Frame 1 (no input): blank canvas, image omitted
Frame 60 (the mouse pressed at the canvas centre just before this capture): blank canvas, image omitted
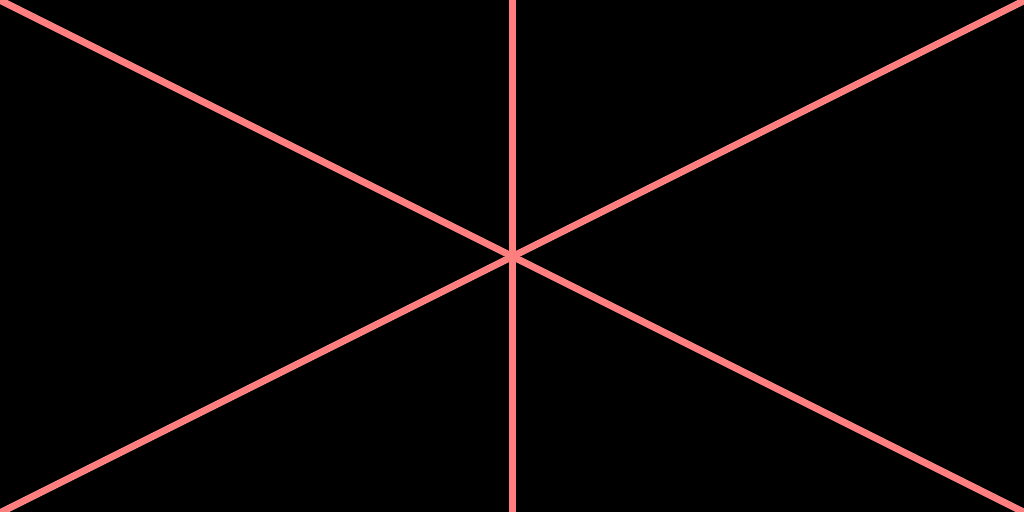
Frame 120 (the mouse held since frame 60 and released just before this capture)

The Processing sketch whose frames 1 and 60 were blank and that drew this single picture after the mouse press (run headless with seeded random() and noise(); from frame 60 on, the mouse is pressed at the canvas centre):

// Processing sketch: processing_69860
// ── processing_69860.pde

// happens just once

void setup() 
{  
  size(1024,512);
  background(0);
  smooth();
}

// happens over & over

void draw() 
{
  stroke(mouseX/2,mouseY/2,(mouseX-mouseY)/2,192);
  strokeWeight(6);
  line(0,0,mouseX,mouseY);
  line(512,0,mouseX,mouseY);
  line(0,512,mouseX,mouseY);
  line(512,512,mouseX,mouseY);
  
  
  
  stroke(mouseX/2,mouseY/2,(mouseX-mouseY)/2,192);
  line(1024,512,1024-mouseX,mouseY);
  line(512,512,1024-mouseX,mouseY);
  line(1024,0,1024-mouseX,mouseY);
  line(512,0,1024-mouseX,mouseY);
  
}
